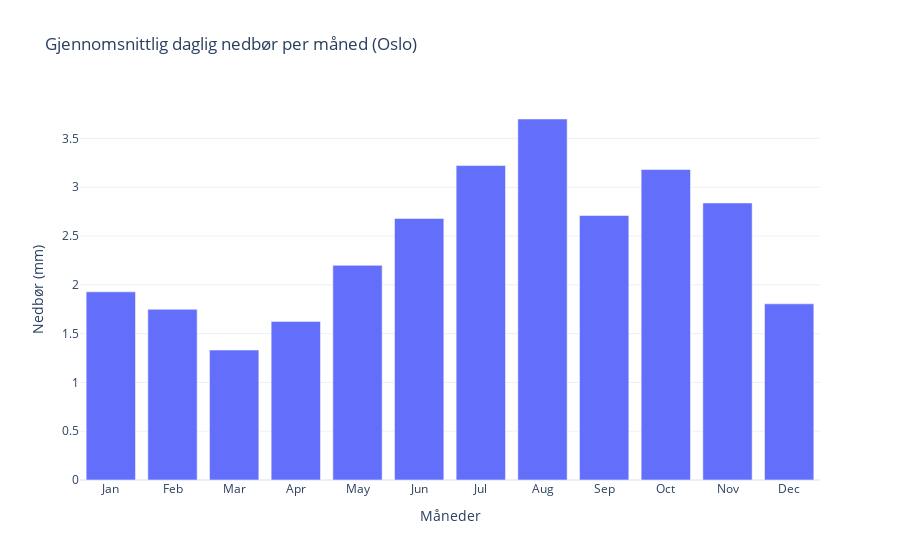

Write notebook code for a chart like this one.
### Markdown cell above
### Gjennomsnittlig daglig nedbør per måned

### Code cell
df_klima = ys.climatological_monthly_mean(
    city,
    element_id,
    statistic="mean",
)

fig = go.Figure()
fig.add_trace(
    go.Bar(
        x=df_klima["month_name"],
        y=df_klima["value"],
        name=city,
    ),
)
fig.update_layout(
    title=f"Gjennomsnittlig daglig nedbør per måned ({city})",
    xaxis_title="Måneder",
    yaxis_title="Nedbør (mm)",
    template="plotly_white",
)
fig.show()

### Figure 1 — Plotly figure (JSON) as saved in the notebook; plotly's stock layout.template omitted (floating-point values rounded to 4 significant figures)
{"data": [{"name": "Oslo", "type": "bar", "x": ["Jan", "Feb", "Mar", "Apr", "May", "Jun", "Jul", "Aug", "Sep", "Oct", "Nov", "Dec"], "y": [1.928, 1.749, 1.332, 1.625, 2.199, 2.679, 3.222, 3.699, 2.71, 3.181, 2.839, 1.805]}], "layout": {"title": {"text": "Gjennomsnittlig daglig nedbør per måned (Oslo)"}, "xaxis": {"title": {"text": "Måneder"}}, "yaxis": {"title": {"text": "Nedbør (mm)"}}}}
